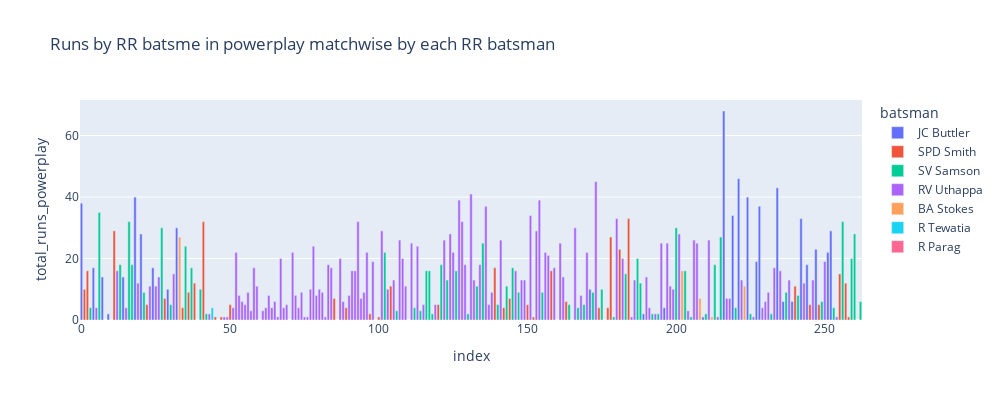
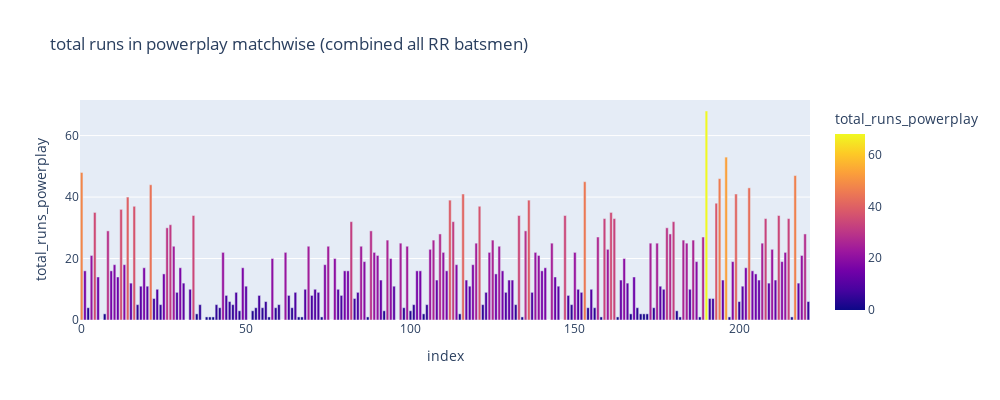
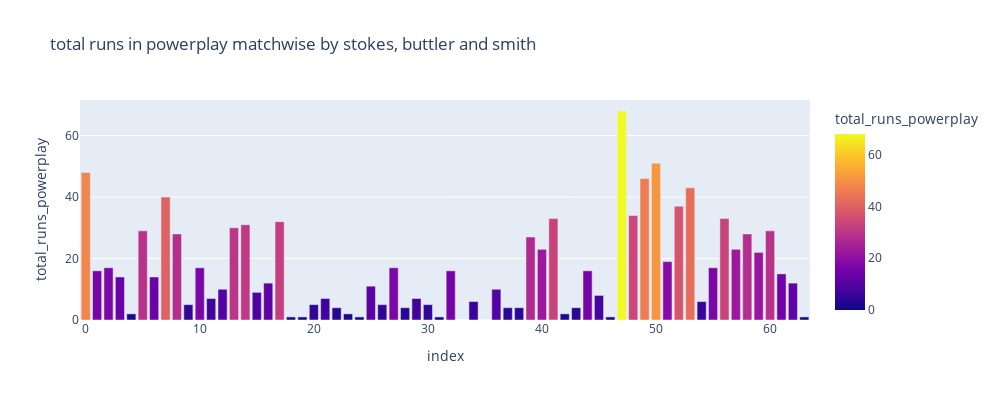

Notebook source saved alongside these figures, in order:
### Markdown cell above
## 2.1
### How many runs the batsmen of RR(in powerplay) score in general.

### Code cell
RR = IPL_data[(IPL_data.batsman.isin(RR_batsmen)) &  (IPL_data.over <=6)]
powerplay_RR = RR.groupby(['match_id','batsman'])['batsman_runs'].count().reset_index(name = "balls_faced")
powerplay_RR_ = RR.groupby(['match_id','batsman'])['batsman_runs'].sum().reset_index(name = "total_runs_powerplay")
powerplay_RR["total_runs_powerplay"] = powerplay_RR_.total_runs_powerplay
fig = px.bar(powerplay_RR, x=powerplay_RR.index, y='total_runs_powerplay',
             hover_data=['match_id','batsman','balls_faced','total_runs_powerplay'], color='batsman',
             width = 1000, height = 400,title='Runs by RR batsme in powerplay matchwise by each RR batsman')
fig.show()

# Matchwise runs  
powerplay_RR_t = powerplay_RR.groupby(["match_id"])["total_runs_powerplay"].sum().reset_index()
fig = px.bar(powerplay_RR_t, x=powerplay_RR_t.index, y='total_runs_powerplay',
             hover_data=['match_id','total_runs_powerplay'], color='total_runs_powerplay',
             width = 1000, height = 400,title='total runs in powerplay matchwise (combined all RR batsmen)')
fig.show()

# powerplay batsmen of RR are : 'BA Stokes','JC Buttler', 'SPD Smith'
pp_rr = ['BA Stokes','JC Buttler', 'SPD Smith']
powerplay_RR1 = powerplay_RR[powerplay_RR.batsman.isin(pp_rr)]
powerplay_RR1_ = powerplay_RR1.groupby(['match_id'])['total_runs_powerplay'].sum().reset_index()
fig = px.bar(powerplay_RR1_, x=powerplay_RR1_.index, y='total_runs_powerplay',
             hover_data=['match_id','total_runs_powerplay'], color='total_runs_powerplay',
             width = 1000, height = 400,title='total runs in powerplay matchwise by stokes, buttler and smith')
fig.show()
print("Stokes, Buttler and , Smith :\n",powerplay_RR1_.total_runs_powerplay.describe(), "\n\nAll RR batsmen\n", powerplay_RR_t.total_runs_powerplay.describe())

### Figure 1 — Plotly figure (JSON) as saved in the notebook; plotly's stock layout.template omitted (floating-point values rounded to 4 significant figures; data arrays with more than 128 entries replaced by an {"elided": "..."} marker saying what was removed)
{"data": [{"alignmentgroup": "True", "customdata": [[2, "JC Buttler", 18, 38], [7, "JC Buttler", 16, 17], [10, "JC Buttler", 11, 14], [12, "JC Buttler", 5, 2], [16, "JC Buttler", 11, 14], [22, "JC Buttler", 17, 40], [24, "JC Buttler", 20, 28], [28, "JC Buttler", 13, 17], [34, "JC Buttler", 9, 10], [37, "JC Buttler", 17, 30], [577, "JC Buttler", 2, 0], [585, "JC Buttler", 14, 10], [613, "JC Buttler", 2, 2], [630, "JC Buttler", 6, 4], [7910, "JC Buttler", 4, 1], [7925, "JC Buttler", 25, 68], [7931, "JC Buttler", 20, 34], [7933, "JC Buttler", 23, 46], [7936, "JC Buttler", 21, 40], [7940, "JC Buttler", 16, 19], [7942, "JC Buttler", 16, 37], [11140, "JC Buttler", 22, 43], [11144, "JC Buttler", 9, 6], [11148, "JC Buttler", 7, 6], [11150, "JC Buttler", 20, 33], [11312, "JC Buttler", 21, 18], [11316, "JC Buttler", 10, 23], [11318, "JC Buttler", 16, 22], [11323, "JC Buttler", 20, 29]], "hovertemplate": "batsman=%{customdata[1]}<br>index=%{x}<br>total_runs_powerplay=%{customdata[3]}<br>match_id=%{customdata[0]}<br>balls_faced=%{customdata[2]}<extra></extra>", "legendgroup": "JC Buttler", "marker": {"color": "#636efa"}, "name": "JC Buttler", "offsetgroup": "JC Buttler", "orientation": "v", "showlegend": true, "textposition": "auto", "type": "bar", "x": [0, 4, 7, 9, 14, 18, 20, 24, 29, 32, 165, 171, 189, 196, 209, 216, 219, 221, 224, 227, 228, 234, 236, 239, 242, 244, 247, 251, 252], "xaxis": "x", "y": [38, 17, 14, 2, 14, 40, 28, 17, 10, 30, 0, 10, 2, 4, 1, 68, 34, 46, 40, 19, 37, 43, 6, 6, 33, 18, 23, 22, 29], "yaxis": "y"}, {"alignmentgroup": "True", "customdata": {"elided": "37x4 mixed values"}, "hovertemplate": "batsman=%{customdata[1]}<br>index=%{x}<br>total_runs_powerplay=%{customdata[3]}<br>match_id=%{customdata[0]}<br>balls_faced=%{customdata[2]}<extra></extra>", "legendgroup": "SPD Smith", "marker": {"color": "#EF553B"}, "name": "SPD Smith", "offsetgroup": "SPD Smith", "orientation": "v", "showlegend": true, "textposition": "auto", "type": "bar", "x": [1, 2, 11, 22, 28, 34, 36, 38, 41, 45, 47, 50, 85, 89, 97, 100, 104, 120, 139, 142, 144, 150, 152, 158, 160, 163, 174, 177, 178, 181, 184, 240, 245, 248, 255, 257, 258], "xaxis": "x", "y": [10, 16, 29, 5, 7, 4, 9, 12, 32, 1, 1, 5, 7, 4, 2, 1, 11, 5, 17, 4, 7, 5, 1, 16, 0, 6, 4, 4, 27, 23, 33, 11, 5, 5, 15, 12, 1], "yaxis": "y"}, {"alignmentgroup": "True", "customdata": {"elided": "61x4 mixed values"}, "hovertemplate": "batsman=%{customdata[1]}<br>index=%{x}<br>total_runs_powerplay=%{customdata[3]}<br>match_id=%{customdata[0]}<br>balls_faced=%{customdata[2]}<extra></extra>", "legendgroup": "SV Samson", "marker": {"color": "#00cc96"}, "name": "SV Samson", "offsetgroup": "SV Samson", "orientation": "v", "showlegend": true, "textposition": "auto", "type": "bar", "x": [3, 6, 13, 16, 17, 21, 27, 30, 35, 37, 39, 40, 42, 46, 102, 106, 110, 112, 114, 116, 117, 118, 121, 123, 126, 130, 133, 135, 140, 143, 145, 147, 155, 164, 167, 169, 172, 175, 179, 183, 187, 188, 192, 194, 200, 203, 205, 210, 213, 215, 220, 225, 232, 237, 241, 249, 253, 256, 259, 260, 262], "xaxis": "x", "y": [4, 35, 18, 32, 18, 9, 30, 5, 24, 17, 0, 10, 2, 0, 22, 3, 0, 4, 3, 16, 16, 2, 18, 13, 16, 2, 11, 25, 5, 11, 17, 9, 9, 5, 4, 5, 9, 10, 1, 15, 20, 12, 2, 2, 30, 16, 1, 2, 18, 27, 4, 2, 2, 9, 8, 6, 4, 32, 20, 28, 6], "yaxis": "y"}, {"alignmentgroup": "True", "customdata": {"elided": "128x4 mixed values"}, "hovertemplate": "batsman=%{customdata[1]}<br>index=%{x}<br>total_runs_powerplay=%{customdata[3]}<br>match_id=%{customdata[0]}<br>balls_faced=%{customdata[2]}<extra></extra>", "legendgroup": "RV Uthappa", "marker": {"color": "#ab63fa"}, "name": "RV Uthappa", "offsetgroup": "RV Uthappa", "orientation": "v", "showlegend": true, "textposition": "auto", "type": "bar", "x": [5, 8, 12, 15, 19, 23, 25, 26, 31, 43, 48, 49, 51, 52, 53, 54, 55, 56, 57, 58, 59, 60, 61, 62, 63, 64, 65, 66, 67, 68, 69, 70, 71, 72, 73, 74, 75, 76, 77, 78, 79, 80, 81, 82, 83, 84, 86, 87, 88, 90, 91, 92, 93, 94, 95, 96, 98, 99, 101, 103, 105, 107, 108, 109, 111, 113, 115, 119, 122, 124, 125, 127, 128, 129, 131, 132, 134, 136, 137, 138, 141, 146, 148, 149, 151, 153, 154, 156, 157, 159, 161, 162, 166, 168, 170, 173, 176, 180, 182, 185, 186, 190, 191, 193, 195, 197, 198, 199, 201, 204, 206, 207, 211, 214, 217, 218, 222, 226, 229, 230, 231, 233, 235, 238, 243, 246, 250, 254], "xaxis": "x", "y": [4, 0, 16, 4, 12, 11, 11, 14, 15, 2, 1, 1, 4, 22, 8, 6, 5, 9, 3, 17, 11, 0, 3, 4, 8, 4, 6, 1, 20, 4, 5, 0, 22, 8, 4, 9, 1, 1, 10, 24, 8, 10, 9, 1, 18, 17, 0, 20, 6, 8, 16, 16, 32, 7, 9, 22, 19, 0, 29, 10, 13, 26, 20, 11, 25, 24, 5, 5, 26, 28, 22, 39, 32, 18, 41, 13, 18, 37, 5, 9, 26, 16, 13, 13, 34, 29, 39, 22, 21, 17, 25, 14, 30, 8, 22, 45, 0, 33, 20, 1, 13, 14, 4, 2, 25, 25, 11, 10, 28, 3, 26, 25, 26, 1, 7, 7, 13, 1, 4, 6, 9, 17, 16, 13, 12, 13, 19, 1], "yaxis": "y"}, {"alignmentgroup": "True", "customdata": [[13, "BA Stokes", 1, 0], [38, "BA Stokes", 22, 27], [7899, "BA Stokes", 12, 16], [7910, "BA Stokes", 11, 7], [7914, "BA Stokes", 1, 1], [7936, "BA Stokes", 7, 11]], "hovertemplate": "batsman=%{customdata[1]}<br>index=%{x}<br>total_runs_powerplay=%{customdata[3]}<br>match_id=%{customdata[0]}<br>balls_faced=%{customdata[2]}<extra></extra>", "legendgroup": "BA Stokes", "marker": {"color": "#FFA15A"}, "name": "BA Stokes", "offsetgroup": "BA Stokes", "orientation": "v", "showlegend": true, "textposition": "auto", "type": "bar", "x": [10, 33, 202, 208, 212, 223], "xaxis": "x", "y": [0, 27, 16, 7, 1, 11], "yaxis": "y"}, {"alignmentgroup": "True", "customdata": [[54, "R Tewatia", 3, 4]], "hovertemplate": "batsman=%{customdata[1]}<br>index=%{x}<br>total_runs_powerplay=%{customdata[3]}<br>match_id=%{customdata[0]}<br>balls_faced=%{customdata[2]}<extra></extra>", "legendgroup": "R Tewatia", "marker": {"color": "#19d3f3"}, "name": "R Tewatia", "offsetgroup": "R Tewatia", "orientation": "v", "showlegend": true, "textposition": "auto", "type": "bar", "x": [44], "xaxis": "x", "y": [4], "yaxis": "y"}, {"alignmentgroup": "True", "customdata": [[11344, "R Parag", 4, 0]], "hovertemplate": "batsman=%{customdata[1]}<br>index=%{x}<br>total_runs_powerplay=%{customdata[3]}<br>match_id=%{customdata[0]}<br>balls_faced=%{customdata[2]}<extra></extra>", "legendgroup": "R Parag", "marker": {"color": "#FF6692"}, "name": "R Parag", "offsetgroup": "R Parag", "orientation": "v", "showlegend": true, "textposition": "auto", "type": "bar", "x": [261], "xaxis": "x", "y": [0], "yaxis": "y"}], "layout": {"barmode": "relative", "height": 400, "legend": {"title": {"text": "batsman"}, "tracegroupgap": 0}, "title": {"text": "Runs by RR batsme in powerplay matchwise by each RR batsman"}, "width": 1000, "xaxis": {"anchor": "y", "domain": [0, 1], "title": {"text": "index"}}, "yaxis": {"anchor": "x", "domain": [0, 1], "title": {"text": "total_runs_powerplay"}}}}

### Figure 2 — Plotly figure (JSON) as saved in the notebook; plotly's stock layout.template omitted (floating-point values rounded to 4 significant figures; data arrays with more than 128 entries replaced by an {"elided": "..."} marker saying what was removed)
{"data": [{"alignmentgroup": "True", "customdata": {"elided": "222x2 int values"}, "hovertemplate": "index=%{x}<br>total_runs_powerplay=%{marker.color}<br>match_id=%{customdata[0]}<extra></extra>", "legendgroup": "", "marker": {"color": {"elided": "222 int values"}, "coloraxis": "coloraxis"}, "name": "", "offsetgroup": "", "orientation": "v", "showlegend": false, "textposition": "auto", "type": "bar", "x": {"elided": "222 int values"}, "xaxis": "x", "y": {"elided": "222 int values"}, "yaxis": "y"}], "layout": {"barmode": "relative", "coloraxis": {"colorbar": {"title": {"text": "total_runs_powerplay"}}, "colorscale": [[0, "#0d0887"], [0.1111, "#46039f"], [0.2222, "#7201a8"], [0.3333, "#9c179e"], [0.4444, "#bd3786"], [0.5556, "#d8576b"], [0.6667, "#ed7953"], [0.7778, "#fb9f3a"], [0.8889, "#fdca26"], [1, "#f0f921"]]}, "height": 400, "legend": {"tracegroupgap": 0}, "title": {"text": "total runs in powerplay matchwise (combined all RR batsmen)"}, "width": 1000, "xaxis": {"anchor": "y", "domain": [0, 1], "title": {"text": "index"}}, "yaxis": {"anchor": "x", "domain": [0, 1], "title": {"text": "total_runs_powerplay"}}}}

### Figure 3 — Plotly figure (JSON) as saved in the notebook; plotly's stock layout.template omitted (floating-point values rounded to 4 significant figures)
{"data": [{"alignmentgroup": "True", "customdata": [[2, 48], [4, 16], [7, 17], [10, 14], [12, 2], [13, 29], [16, 14], [22, 40], [24, 28], [25, 5], [28, 17], [33, 7], [34, 10], [37, 30], [38, 31], [40, 9], [43, 12], [51, 32], [54, 1], [56, 1], [59, 5], [353, 7], [365, 4], [402, 2], [411, 1], [422, 11], [476, 5], [520, 17], [523, 4], [526, 7], [536, 5], [540, 1], [558, 16], [563, 0], [574, 6], [577, 0], [585, 10], [592, 4], [596, 4], [598, 27], [601, 23], [605, 33], [613, 2], [630, 4], [7899, 16], [7910, 8], [7914, 1], [7925, 68], [7931, 34], [7933, 46], [7936, 51], [7940, 19], [7942, 37], [11140, 43], [11144, 6], [11148, 17], [11150, 33], [11312, 23], [11316, 28], [11318, 22], [11323, 29], [11327, 15], [11331, 12], [11334, 1]], "hovertemplate": "index=%{x}<br>total_runs_powerplay=%{marker.color}<br>match_id=%{customdata[0]}<extra></extra>", "legendgroup": "", "marker": {"color": [48, 16, 17, 14, 2, 29, 14, 40, 28, 5, 17, 7, 10, 30, 31, 9, 12, 32, 1, 1, 5, 7, 4, 2, 1, 11, 5, 17, 4, 7, 5, 1, 16, 0, 6, 0, 10, 4, 4, 27, 23, 33, 2, 4, 16, 8, 1, 68, 34, 46, 51, 19, 37, 43, 6, 17, 33, 23, 28, 22, 29, 15, 12, 1], "coloraxis": "coloraxis"}, "name": "", "offsetgroup": "", "orientation": "v", "showlegend": false, "textposition": "auto", "type": "bar", "x": [0, 1, 2, 3, 4, 5, 6, 7, 8, 9, 10, 11, 12, 13, 14, 15, 16, 17, 18, 19, 20, 21, 22, 23, 24, 25, 26, 27, 28, 29, 30, 31, 32, 33, 34, 35, 36, 37, 38, 39, 40, 41, 42, 43, 44, 45, 46, 47, 48, 49, 50, 51, 52, 53, 54, 55, 56, 57, 58, 59, 60, 61, 62, 63], "xaxis": "x", "y": [48, 16, 17, 14, 2, 29, 14, 40, 28, 5, 17, 7, 10, 30, 31, 9, 12, 32, 1, 1, 5, 7, 4, 2, 1, 11, 5, 17, 4, 7, 5, 1, 16, 0, 6, 0, 10, 4, 4, 27, 23, 33, 2, 4, 16, 8, 1, 68, 34, 46, 51, 19, 37, 43, 6, 17, 33, 23, 28, 22, 29, 15, 12, 1], "yaxis": "y"}], "layout": {"barmode": "relative", "coloraxis": {"colorbar": {"title": {"text": "total_runs_powerplay"}}, "colorscale": [[0, "#0d0887"], [0.1111, "#46039f"], [0.2222, "#7201a8"], [0.3333, "#9c179e"], [0.4444, "#bd3786"], [0.5556, "#d8576b"], [0.6667, "#ed7953"], [0.7778, "#fb9f3a"], [0.8889, "#fdca26"], [1, "#f0f921"]]}, "height": 400, "legend": {"tracegroupgap": 0}, "title": {"text": "total runs in powerplay matchwise by stokes, buttler and smith"}, "width": 1000, "xaxis": {"anchor": "y", "domain": [0, 1], "title": {"text": "index"}}, "yaxis": {"anchor": "x", "domain": [0, 1], "title": {"text": "total_runs_powerplay"}}}}
